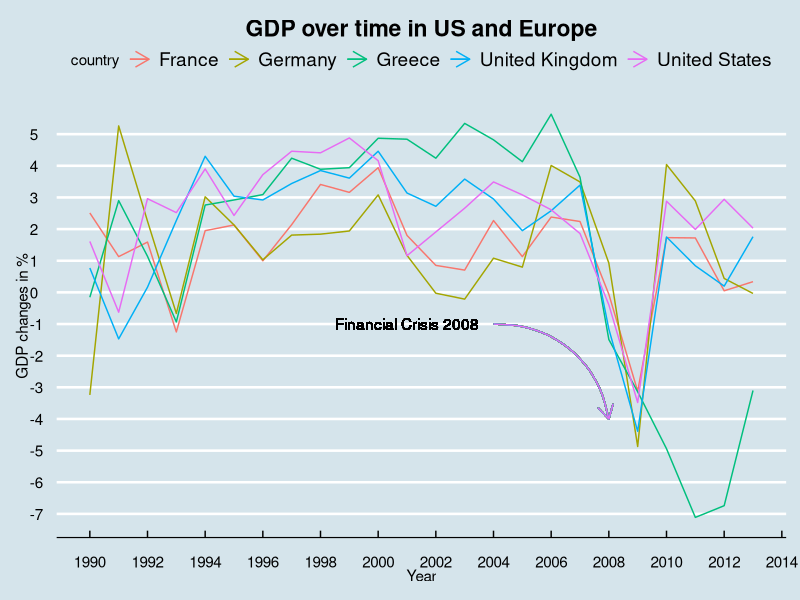

Write the R code that produced this figure.
## ---- chunk 1
knitr::opts_chunk$set(echo = TRUE)
library(tidyverse)
library(ggthemes)
## ---- chunk 2

gdp_total <- read_csv("gdp_total_yearly_growth.csv")

GDP <- gdp_total %>% filter((country == "France") | (country == "Germany") | (country == "Greece") | (country == "United Kingdom") | (country == "United States")) %>%
  gather(
    key = "year",
    value = "GDP_per_capita",
    -country) %>%
  filter(year >= 1990) %>%
  filter(!is.na(GDP_per_capita))

GDP$year<-as.numeric(GDP$year)

## ---- chunk 3
GDP %>%
  ggplot(aes(x = year, y = GDP_per_capita, color = country)) +
  geom_line()+
  scale_x_continuous(breaks=seq(1990,2016,2)) + 
  xlab("Year") +
  scale_y_continuous(breaks=seq(-8,5,1)) +
  ylab("GDP changes in %") + 
  ggtitle("GDP over time in US and Europe") +
  geom_text(
    x = 2001, y = -1, 
    label = "Financial Crisis 2008",
    colour = "black"
    ) + 
  geom_curve(
    x = 2004, xend = 2008, y = -1, yend = -4,
    arrow = arrow(,length = unit(0.4, "cm")), 
    curvature = -0.4
    ) +theme_economist() +
  theme(plot.title = element_text(hjust = 0.5))
